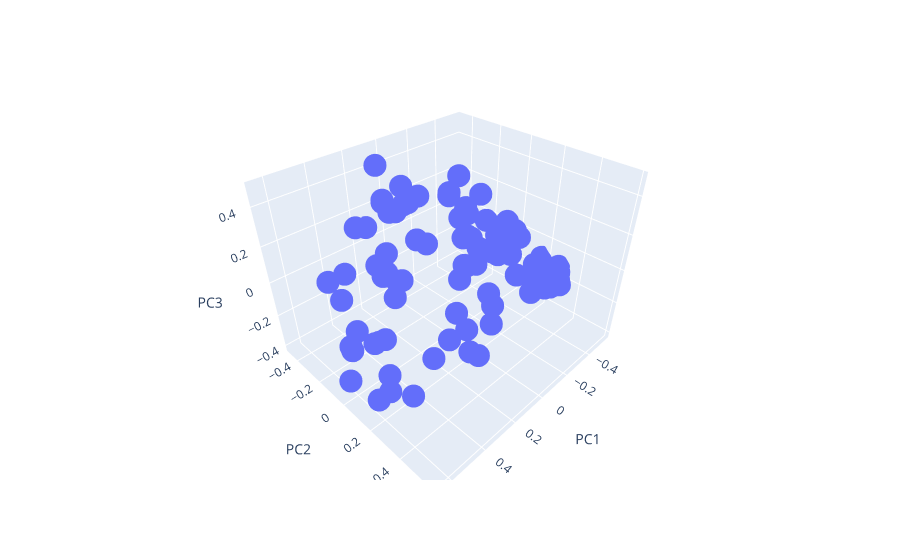

Write notebook code for a chart like this one.
### Code cell
from sklearn.decomposition import KernelPCA, SparsePCA

kernel_pca = KernelPCA(n_components=3, kernel='rbf')
kernel_pca_data = kernel_pca.fit_transform(PCA_data_numbers)

# Converting the transformed data back to a DataFrame
df_kernel_pca_data = pd.DataFrame(kernel_pca_data, columns=['PC1', 'PC2', 'PC3'])

fig_2d = px.scatter_3d(df_kernel_pca_data, x='PC1', y='PC2', z='PC3')
fig_2d.show()
